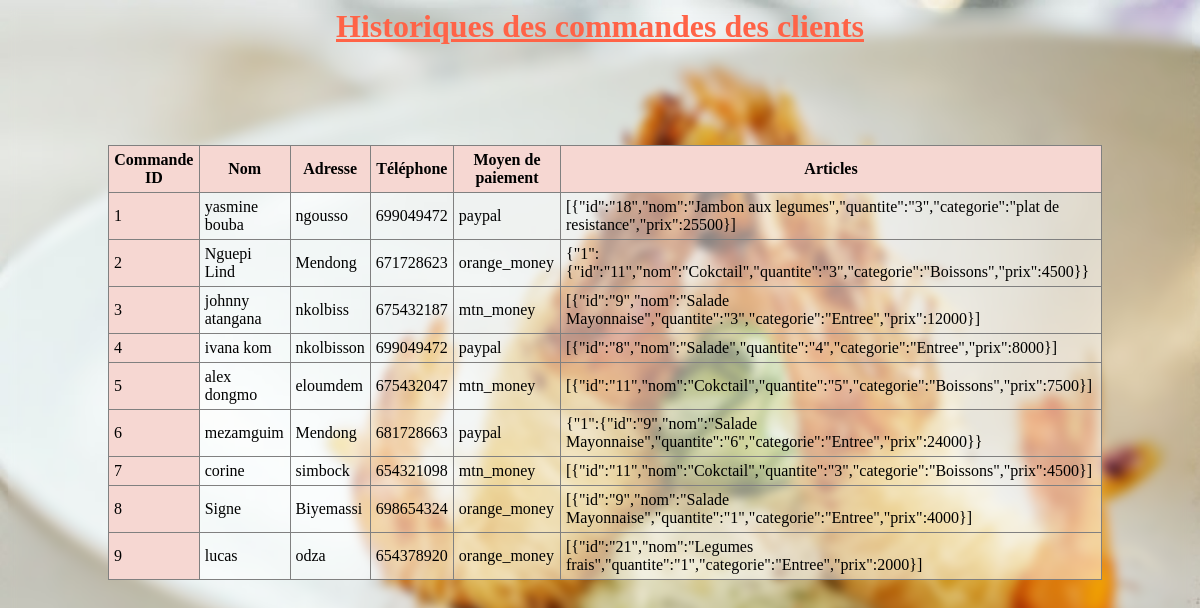
The page /commander.php on the database its author committed.
### tables this page shows
CREATE TABLE IF NOT EXISTS `commandes` (
  `id` int NOT NULL AUTO_INCREMENT,
  `nom` varchar(155) NOT NULL,
  `adresse` varchar(155) NOT NULL,
  `telephone` varchar(20) NOT NULL,
  `moyen_paiement` varchar(50) NOT NULL,
  `articles` text NOT NULL,
  `date_commande` timestamp NULL DEFAULT CURRENT_TIMESTAMP,
  PRIMARY KEY (`id`)
);

### commander.php (the view, shortened to what this page needs)
<?php
require_once 'database.php';
$sql = "SELECT * FROM commandes";
$result = $conn->query($sql);
if ($result && $result->num_rows > 0) {
    echo "<h1 style='text-align:center; color:tomato; text-decoration:underline;'>Historiques des commandes des clients</h1>";
    echo "<table border='1' style='color:black; margin-top:100px;margin-right: 90px; margin-left: 100px; border-collapse: collapse;'>";
    echo "<tr>
            <th style='background-color:#f6d7d2; padding: 5px;'>Commande ID</th>
            <th style='background-color:#f6d7d2; padding: 5px;'>Nom</th>
            <th style='background-color:#f6d7d2; padding: 5px;'>Adresse</th>
            <th style='background-color:#f6d7d2; padding: 5px;'>Téléphone</th>
            <th style='background-color:#f6d7d2; padding: 5px;'>Moyen de paiement</th>
            <th style='background-color:#f6d7d2; padding: 5px;'>Articles</th>
          </tr>";
    while ($row = $result->fetch_assoc()) {
        echo "<tr style=' background-color:rgba(255,255,255,0.5);'>";
        echo "<td style='background-color:#f6d7d2; padding: 5px;'>" . htmlspecialchars($row["id"]) . "</td>";
        echo "<td style='padding: 5px;'>" . htmlspecialchars($row["nom"]) . "</td>";
        echo "<td style='padding: 5px;'>" . htmlspecialchars($row["adresse"]) . "</td>";
        echo "<td style='padding: 5px;'>" . htmlspecialchars($row["telephone"]) . "</td>";
        echo "<td style='padding: 5px;'>" . htmlspecialchars($row["moyen_paiement"]) . "</td>";
        echo "<td style='padding: 5px;'>" . nl2br(htmlspecialchars($row["articles"])) . "</td>";
        echo "</tr>";
    }
    echo "</table>";
} else {
    echo "Aucune commande trouvée";
}
?>

### rows shown on the page
commandes: id "1", nom "yasmine bouba", adresse "ngousso", telephone "699049472", moyen_paiement "paypal", articles "[{\"id\":\"18\",\"nom\":\"Jambon aux legumes\",\"quantite\":\"3\",\"categorie\":\"plat de resistance\",\"prix\":25500}]"
commandes: id "2", nom "Nguepi Lind", adresse "Mendong", telephone "671728623", moyen_paiement "orange_money", articles "{\"1\":{\"id\":\"11\",\"nom\":\"Cokctail\",\"quantite\":\"3\",\"categorie\":\"Boissons\",\"prix\":4500}}"
commandes: id "3", nom "johnny atangana", adresse "nkolbiss", telephone "675432187", moyen_paiement "mtn_money", articles "[{\"id\":\"9\",\"nom\":\"Salade Mayonnaise\",\"quantite\":\"3\",\"categorie\":\"Entree\",\"prix\":12000}]"
commandes: id "4", nom "ivana kom", adresse "nkolbisson", telephone "699049472", moyen_paiement "paypal", articles "[{\"id\":\"8\",\"nom\":\"Salade\",\"quantite\":\"4\",\"categorie\":\"Entree\",\"prix\":8000}]"
commandes: id "5", nom "alex dongmo", adresse "eloumdem", telephone "675432047", moyen_paiement "mtn_money", articles "[{\"id\":\"11\",\"nom\":\"Cokctail\",\"quantite\":\"5\",\"categorie\":\"Boissons\",\"prix\":7500}]"
commandes: id "6", nom "mezamguim", adresse "Mendong", telephone "681728663", moyen_paiement "paypal", articles "{\"1\":{\"id\":\"9\",\"nom\":\"Salade Mayonnaise\",\"quantite\":\"6\",\"categorie\":\"Entree\",\"prix\":24000}}"
commandes: id "7", nom "corine", adresse "simbock", telephone "654321098", moyen_paiement "mtn_money", articles "[{\"id\":\"11\",\"nom\":\"Cokctail\",\"quantite\":\"3\",\"categorie\":\"Boissons\",\"prix\":4500}]"
commandes: id "8", nom "Signe", adresse "Biyemassi", telephone "698654324", moyen_paiement "orange_money", articles "[{\"id\":\"9\",\"nom\":\"Salade Mayonnaise\",\"quantite\":\"1\",\"categorie\":\"Entree\",\"prix\":4000}]"
commandes: id "9", nom "lucas", adresse "odza", telephone "654378920", moyen_paiement "orange_money", articles "[{\"id\":\"21\",\"nom\":\"Legumes frais\",\"quantite\":\"1\",\"categorie\":\"Entree\",\"prix\":2000}]"
